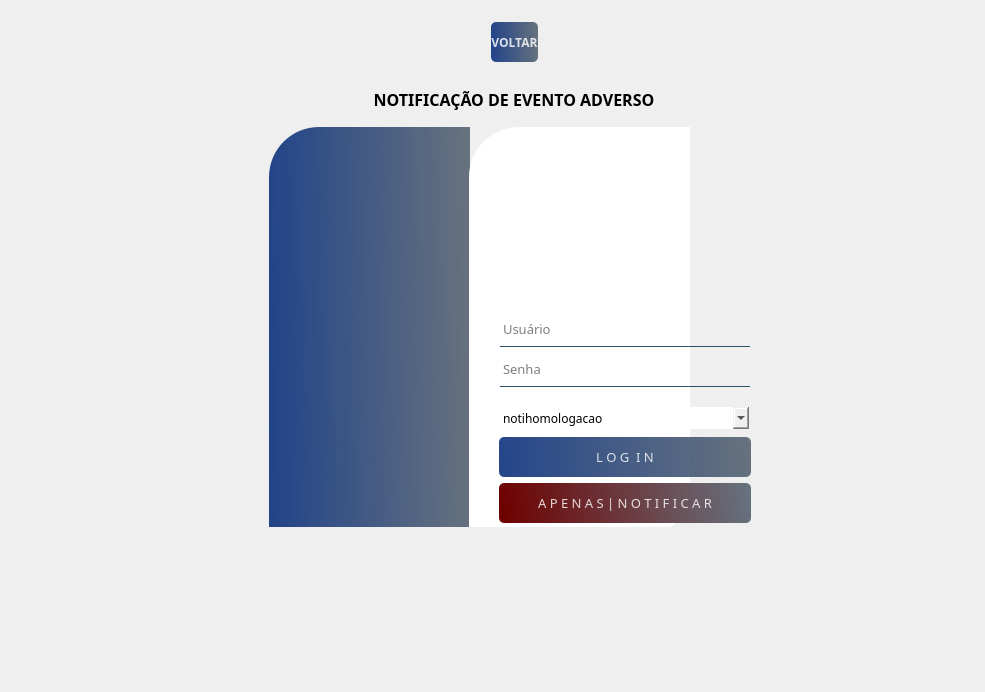
     <widget class="QWidget" name="page_2">
      <layout class="QGridLayout" name="gridLayout_2">
       <item row="0" column="1">
        <spacer name="verticalSpacer">
         <property name="orientation">
          <enum>Qt::Vertical</enum>
         </property>
         <property name="sizeHint" stdset="0">
          <size>
           <width>20</width>
           <height>62</height>
          </size>
         </property>
        </spacer>
       </item>
       <item row="0" column="2">
        <spacer name="horizontalSpacer_10">
         <property name="orientation">
          <enum>Qt::Horizontal</enum>
         </property>
         <property name="sizeHint" stdset="0">
          <size>
           <width>271</width>
           <height>20</height>
          </size>
         </property>
        </spacer>
       </item>
       <item row="0" column="3">
        <widget class="QPushButton" name="btn_voltar_fnea">
         <property name="minimumSize">
          <size>
           <width>0</width>
           <height>40</height>
          </size>
         </property>
         <property name="maximumSize">
          <size>
           <width>150</width>
           <height>40</height>
          </size>
         </property>
         <property name="font">
          <font>
           <family>Reem Kufi</family>
           <italic>false</italic>
           <bold>true</bold>
          </font>
         </property>
         <property name="styleSheet">
          <string notr="true">QPushButton#btn_voltar_fnea{
	background-color: qlineargradient(spread:pad, x1:0, y1:0.505682, x2:1, y2:0.477,stop:0 rgba(0, 39,119, 219), stop:1 rgba(85, 98, 112, 226));
	color:rgba(255, 255, 255, 210);
	border-radius: 5px;
}
QPushButton#btn_voltar_fnea:hover{
	background-color: qlineargradient(spread:pad, x1:0, y1:0.505682,x2:1,y2:0.477, stop:0 rgba(150, 123, 111, 219), stop:1 rgba(85, 81, 84, 226));
}
QPushButton#btn_voltar_fnea:pressed{
	padding-left:5px;
	padding -top:5px;
	background-color:rgba(150, 123, 111, 255);
}</string>
         </property>
         <property name="text">
          <string>VOLTAR</string>
         </property>
         <property name="icon">
          <iconset>
           <normaloff>:/Imagens/vire-a-esquerda.png</normaloff>:/Imagens/vire-a-esquerda.png</iconset>
         </property>
         <property name="iconSize">
          <size>
           <width>24</width>
           <height>24</height>
          </size>
         </property>
        </widget>
       </item>
       <item row="0" column="4">
        <spacer name="horizontalSpacer_11">
         <property name="orientation">
          <enum>Qt::Horizontal</enum>
         </property>
         <property name="sizeHint" stdset="0">
          <size>
           <width>272</width>
           <height>20</height>
          </size>
         </property>
        </spacer>
       </item>
       <item row="1" column="1" rowspan="2" colspan="5">
        <widget class="QGroupBox" name="groupBox_4">
         <property name="minimumSize">
          <size>
           <width>771</width>
           <height>541</height>
          </size>
         </property>
         <property name="styleSheet">
          <string notr="true">border-top-left-radius:50px;</string>
         </property>
         <property name="title">
          <string/>
         </property>
         <layout class="QGridLayout" name="gridLayout_7">
          <item row="0" column="1">
           <widget class="QLabel" name="label_7">
            <property name="font">
             <font>
              <family>Reem Kufi</family>
              <pointsize>12</pointsize>
              <bold>true</bold>
             </font>
            </property>
            <property name="text">
             <string>NOTIFICAÇÃO DE EVENTO ADVERSO</string>
            </property>
            <property name="alignment">
             <set>Qt::AlignCenter</set>
            </property>
           </widget>
          </item>
          <item row="1" column="0">
           <spacer name="horizontalSpacer_7">
            <property name="orientation">
             <enum>Qt::Horizontal</enum>
            </property>
            <property name="sizeHint" stdset="0">
             <size>
              <width>91</width>
              <height>20</height>
             </size>
            </property>
           </spacer>
          </item>
          <item row="1" column="1">
           <widget class="QWidget" name="widget_2" native="true">
            <property name="minimumSize">
             <size>
              <width>510</width>
              <height>410</height>
             </size>
            </property>
            <property name="maximumSize">
             <size>
              <width>510</width>
              <height>410</height>
             </size>
            </property>
            <property name="styleSheet">
             <string notr="true"/>
            </property>
            <widget class="QLabel" name="label_6">
             <property name="geometry">
              <rect>
               <x>10</x>
               <y>10</y>
               <width>201</width>
               <height>411</height>
              </rect>
             </property>
             <property name="styleSheet">
              <string notr="true">background-color: qlineargradient(spread:pad, x1:0, y1:0.505682, x2:1, y2:0.477, stop:0 rgba(0, 39,119, 219), stop:1 rgba(85, 98, 112, 226));
	color:rgba(255, 255, 255, 210);
border-top-left-radius:50px;</string>
             </property>
             <property name="text">
              <string/>
             </property>
            </widget>
            <widget class="QLabel" name="label_8">
             <property name="geometry">
              <rect>
               <x>210</x>
               <y>10</y>
               <width>221</width>
               <height>411</height>
              </rect>
             </property>
             <property name="styleSheet">
              <string notr="true">background-color: rgb(255, 255, 255);
border-bottom-right-radius:50px;</string>
             </property>
             <property name="text">
              <string/>
             </property>
            </widget>
            <widget class="QLineEdit" name="lineEdit">
             <property name="geometry">
              <rect>
               <x>241</x>
               <y>200</y>
               <width>250</width>
               <height>30</height>
              </rect>
             </property>
             <property name="minimumSize">
              <size>
               <width>250</width>
               <height>30</height>
              </size>
             </property>
             <property name="font">
              <font>
               <family>Reem Kufi</family>
               <pointsize>10</pointsize>
               <bold>false</bold>
              </font>
             </property>
             <property name="styleSheet">
              <string notr="true">background-color: rgba(0,0,0,0);
border:1px solid rgba(0,0,0,0);
border-bottom-color:rgba(46,82,101,255);
color:rgb(0,0,0);
padding-bottom:7px</string>
             </property>
             <property name="text">
              <string/>
             </property>
             <property name="placeholderText">
              <string>Usuário</string>
             </property>
            </widget>
            <widget class="QLineEdit" name="lineEdit_2">
             <property name="geometry">
              <rect>
               <x>241</x>
               <y>240</y>
               <width>250</width>
               <height>30</height>
              </rect>
             </property>
             <property name="minimumSize">
              <size>
               <width>250</width>
               <height>30</height>
              </size>
             </property>
             <property name="font">
              <font>
               <family>Reem Kufi</family>
               <pointsize>10</pointsize>
               <bold>false</bold>
              </font>
             </property>
             <property name="styleSheet">
              <string notr="true">background-color: rgba(0,0,0,0);
border:1px solid rgba(0,0,0,0);
border-bottom-color:rgba(46,82,101,255);
color:rgb(0,0,0);
padding-bottom:7px</string>
             </property>
             <property name="text">
              <string/>
             </property>
             <property name="echoMode">
              <enum>QLineEdit::Password</enum>
             </property>
             <property name="placeholderText">
              <string>Senha</string>
             </property>
            </widget>
            <widget class="QLabel" name="label_9">
             <property name="geometry">
              <rect>
               <x>282</x>
               <y>27</y>
               <width>151</width>
               <height>151</height>
              </rect>
             </property>
             <property name="minimumSize">
              <size>
               <width>151</width>
               <height>151</height>
              </size>
             </property>
             <property name="styleSheet">
              <string notr="true">image: url(:/Imagem/user.png);</string>
             </property>
             <property name="text">
              <string/>
             </property>
            </widget>
            <widget class="QComboBox" name="comboBox_2">
             <property name="geometry">
              <rect>
               <x>239</x>
               <y>290</y>
               <width>251</width>
               <height>22</height>
              </rect>
             </property>
             <property name="font">
              <font>
               <family>Reem Kufi</family>
               <bold>false</bold>
              </font>
             </property>
             <item>
              <property name="text">
               <string>notihomologacao</string>
              </property>
             </item>
             <item>
              <property name="text">
               <string>notiproducao</string>
              </property>
             </item>
            </widget>
            <widget class="QWidget" name="layoutWidget_5">
             <property name="geometry">
              <rect>
               <x>240</x>
               <y>320</y>
               <width>252</width>
               <height>88</height>
              </rect>
             </property>
             <layout class="QVBoxLayout" name="verticalLayout_19">
              <item>
               <widget class="QPushButton" name="btn_login">
                <property name="minimumSize">
                 <size>
                  <width>250</width>
                  <height>40</height>
                 </size>
                </property>
                <property name="font">
                 <font>
                  <family>Reem Kufi</family>
                  <pointsize>10</pointsize>
                  <bold>false</bold>
                 </font>
                </property>
                <property name="toolTip">
                 <string>Informe Usuário e Senha e efetue o login</string>
                </property>
                <property name="styleSheet">
                 <string notr="true">QPushButton#btn_login{
	background-color: qlineargradient(spread:pad, x1:0, y1:0.505682, x2:1, y2:0.477,stop:0 rgba(0, 39,119, 219), stop:1 rgba(85, 98, 112, 226));
	color:rgba(255, 255, 255, 210);
	border-radius: 5px;
}
QPushButton#btn_login:hover{
	background-color: qlineargradient(spread:pad, x1:0, y1:0.505682,x2:1,y2:0.477, stop:0 rgba(150, 123, 111, 219), stop:1 rgba(85, 81, 84, 226));
}
QPushButton#btn_login:pressed{
	padding-left:5px;
	padding -top:5px;
	background-color:rgba(150, 123, 111, 255);
}</string>
                </property>
                <property name="text">
                 <string>L O G  I N</string>
                </property>
                <property name="icon">
                 <iconset resource="../FNEA/image/Icones/Outros.qrc">
                  <normaloff>:/Imagem/user (1).png</normaloff>:/Imagem/user (1).png</iconset>
                </property>
                <property name="iconSize">
                 <size>
                  <width>24</width>
                  <height>24</height>
                 </size>
                </property>
               </widget>
              </item>
              <item>
               <widget class="QPushButton" name="btn_notificaSlogin">
                <property name="minimumSize">
                 <size>
                  <width>250</width>
                  <height>40</height>
                 </size>
                </property>
                <property name="font">
                 <font>
                  <family>Reem Kufi</family>
                  <pointsize>10</pointsize>
                  <bold>false</bold>
                 </font>
                </property>
                <property name="styleSheet">
                 <string notr="true">QPushButton#btn_notificaSlogin{
	background-color: qlineargradient(spread:pad, x1:0, y1:0.505682, x2:1, y2:0.477, stop:0 rgba(110, 1, 0, 255), stop:1 rgba(85, 98, 112, 226));
	color:rgba(255, 255, 255, 210);
	border-radius: 5px;
}
QPushButton#btn_notificaSlogin:hover{
	background-color: qlineargradient(spread:pad, x1:0, y1:0.505682,x2:1,y2:0.477, stop:0 rgba(150, 123, 111, 219), stop:1 rgba(85, 81, 84, 226));
}
QPushButton#btn_notificaSlogin:pressed{
	padding-left:5px;
	padding -top:5px;
	background-color:rgba(150, 123, 111, 255);
}</string>
                </property>
                <property name="text">
                 <string>A P E N A S | N O T I F I C A R</string>
                </property>
                <property name="icon">
                 <iconset resource="../FNEA/image/Icones/Outros.qrc">
                  <normaloff>:/Imagem/investigacao.png</normaloff>:/Imagem/investigacao.png</iconset>
                </property>
                <property name="iconSize">
                 <size>
                  <width>24</width>
                  <height>24</height>
                 </size>
                </property>
               </widget>
              </item>
             </layout>
            </widget>
           </widget>
          </item>
          <item row="1" column="2">
           <spacer name="horizontalSpacer_8">
            <property name="orientation">
             <enum>Qt::Horizontal</enum>
            </property>
            <property name="sizeHint" stdset="0">
             <size>
              <width>132</width>
              <height>20</height>
             </size>
            </property>
           </spacer>
          </item>
          <item row="2" column="1">
           <spacer name="verticalSpacer_4">
            <property name="orientation">
             <enum>Qt::Vertical</enum>
            </property>
            <property name="sizeHint" stdset="0">
             <size>
              <width>20</width>
              <height>72</height>
             </size>
            </property>
           </spacer>
          </item>
         </layout>
        </widget>
       </item>
       <item row="1" column="6">
        <spacer name="horizontalSpacer_9">
         <property name="orientation">
          <enum>Qt::Horizontal</enum>
         </property>
         <property name="sizeType">
          <enum>QSizePolicy::Fixed</enum>
         </property>
         <property name="sizeHint" stdset="0">
          <size>
           <width>58</width>
           <height>20</height>
          </size>
         </property>
        </spacer>
       </item>
       <item row="2" column="0">
        <spacer name="horizontalSpacer_3">
         <property name="orientation">
          <enum>Qt::Horizontal</enum>
         </property>
         <property name="sizeType">
          <enum>QSizePolicy::Fixed</enum>
         </property>
         <property name="sizeHint" stdset="0">
          <size>
           <width>108</width>
           <height>20</height>
          </size>
         </property>
        </spacer>
       </item>
       <item row="2" column="5" colspan="2">
        <spacer name="horizontalSpacer_4">
         <property name="orientation">
          <enum>Qt::Horizontal</enum>
         </property>
         <property name="sizeHint" stdset="0">
          <size>
           <width>84</width>
           <height>20</height>
          </size>
         </property>
        </spacer>
       </item>
       <item row="3" column="1">
        <spacer name="verticalSpacer_3">
         <property name="orientation">
          <enum>Qt::Vertical</enum>
         </property>
         <property name="sizeHint" stdset="0">
          <size>
           <width>20</width>
           <height>61</height>
          </size>
         </property>
        </spacer>
       </item>
      </layout>
     </widget>
